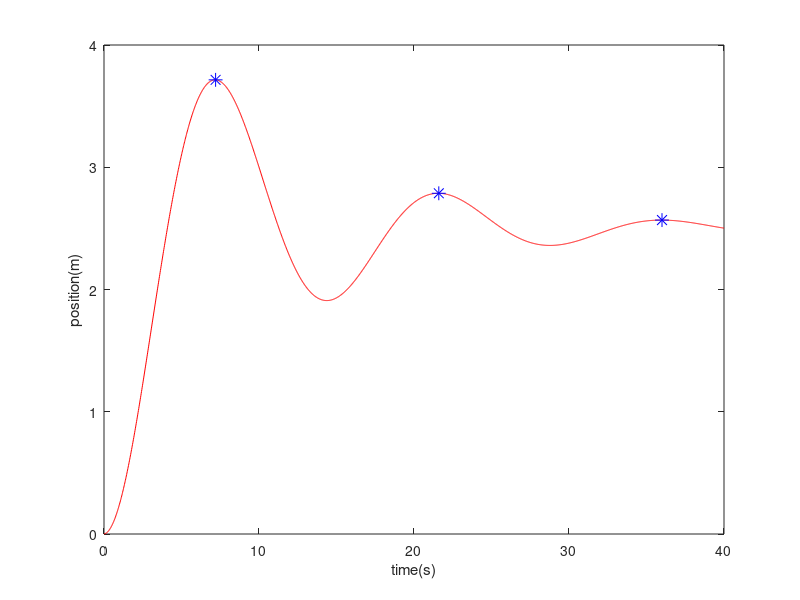

Recreate this plot in MATLAB.
u = 1; %force
b = 0.4; %damping constant
k = 0.4; %spring constant
m = 2; %mass
dt = 0.02; %timestep
position  = 0;
velocity  = 0;
acceleration  = 0;

%calculating second-order system characteristics and settling time
natural_freq = sqrt(k/m);
damping_ratio = b/(2*sqrt(m*k));
settle_time = 4/(natural_freq * damping_ratio);


%preparing data collection
time = 0:dt:settle_time;
y_values = zeros(1, length(time));
overshoot = zeros(1, length(time));
index = 1:1:length(time);

%equilibrium position
equil_pos = u/k;

for num = index
    y_values(num) = position;

    acceleration = (u - (b*velocity) - (k*position))/m;

    velocity = velocity + acceleration * dt;
    position = position + velocity * dt;

    %finding and documenting peaks
    if num > 2
        if y_values(num-1) > y_values(num-2) && y_values(num-1) > position
            calc = ((y_values(num-1) - (equil_pos)) / (equil_pos)) * 100;
            overshoot(num) = calc;
        end
    end    

    y_values(num) = position;

end

%plotting

plot(time,y_values, "r")
xlabel("time(s)");
ylabel("position(m)")

hold on

overshoot;

peak_indices = find(overshoot ~= 0);

plot(time(peak_indices), y_values(peak_indices), 'b*', 'MarkerSize', 10)
